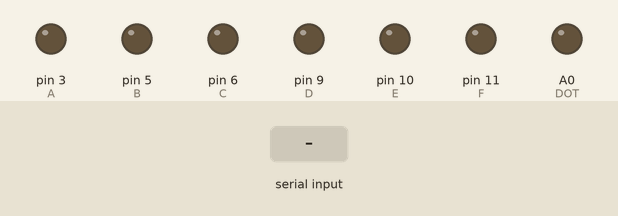
This sketch was run on a simulated Arduino Uno, built with avr-gcc and run on an emulated ATmega328P. Parts: output pins drawn as LEDs (lit = HIGH). The test bench sets the inputs (shaded band). What the sketch prints to the serial monitor is not drawn.

Above: at 1.2 s.
1.3 s: "90,45\n" received over Serial
At 3.1 s:
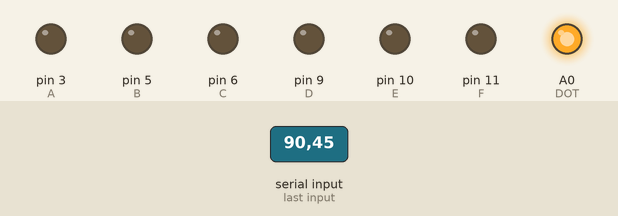
3.8 s: "2\n" received over Serial
At 6.0 s:
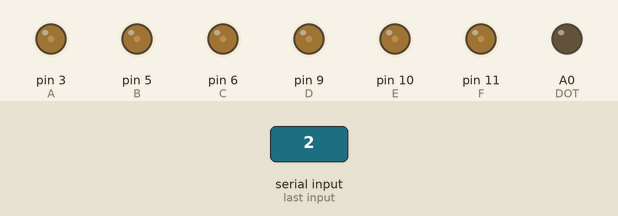
6.3 s: "3\n" received over Serial
At 7.9 s:
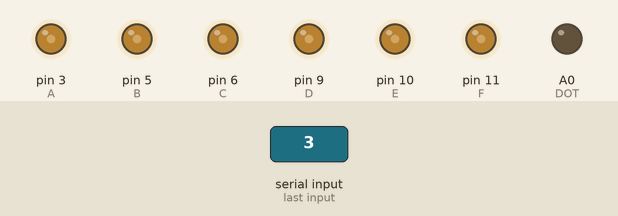
8.8 s: "4\n" received over Serial
At 11.0 s:
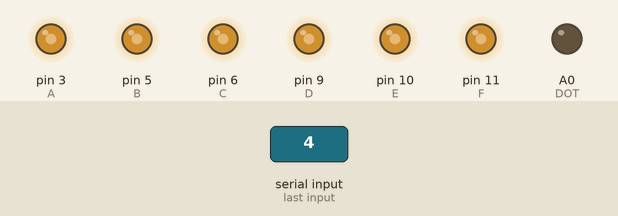
11.3 s: "5\n" received over Serial
At 12.9 s:
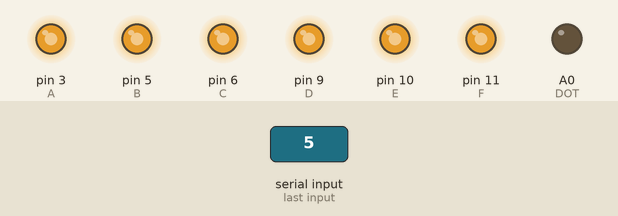
Timing chart, 0 to 14.4 s (numbered marks = the images above; inputs shaded):
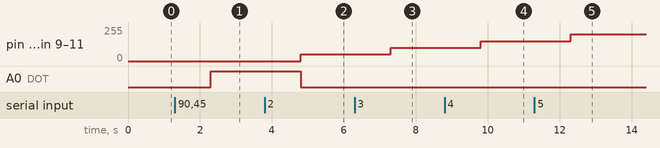

Measured:
- after the input at 1.3 s, A0 (DOT): LOW → HIGH after 1.0 s
- after the input at 3.8 s, pin 3 (A), pin 5 (B), pin 6 (C), pin 9 (D), pin 10 (E), pin 11 (F): 0/255 → 50/255 after 1.0 s; A0 (DOT): HIGH → LOW after 1.0 s
- after the input at 6.3 s, pin 3 (A), pin 5 (B), pin 6 (C), pin 9 (D), pin 10 (E), pin 11 (F): 50/255 → 100/255 after 1.0 s
- after the input at 8.8 s, pin 3 (A), pin 5 (B), pin 6 (C), pin 9 (D), pin 10 (E), pin 11 (F): 100/255 → 150/255 after 1.0 s
- after the input at 11.3 s, pin 3 (A), pin 5 (B), pin 6 (C), pin 9 (D), pin 10 (E), pin 11 (F): 150/255 → 200/255 after 1.0 s

The sketch:

Q15.ino
```cpp
// Pin definitions for segment display and switches
const int A = 3;       // Segment A pin
const int B = 5;       // Segment B pin
const int C = 6;       // Segment C pin
const int D = 9;       // Segment D pin
const int E = 10;      // Segment E pin
const int F = 11;      // Segment F pin
const int DOT = A0;    // Using A0 for DOT, adjust as necessary
int stringInput;       // Variable to store input from serial

void setup() {
  // Set pin modes for segment display and DOT
  pinMode(A, OUTPUT);
  pinMode(B, OUTPUT);
  pinMode(C, OUTPUT);
  pinMode(D, OUTPUT);
  pinMode(E, OUTPUT);
  pinMode(F, OUTPUT);
  pinMode(DOT, OUTPUT);

  Serial.begin(9600); // Initialize serial communication
}

void loop() {
  // Prompt for user input
  Serial.println(F("Choose Brightness\n1.off\n2.dimmer\n3.dim\n4.bright\n5.brighter\n6.brighest"));

  // Wait for input from serial monitor
  while (!Serial.available()) {}

  // Read the input string from serial
  String inputString = Serial.readString();

  // Convert input string to lowercase for case-insensitive comparison
  inputString.toLowerCase();

  // Convert input string to integer
  stringInput = inputString.toInt();

  // Call function based on user input
  function_analog(stringInput);
}

void function_analog(int input) {
  // Clear all segments initially
  analogWrite(A, 0);
  analogWrite(B, 0);
  analogWrite(C, 0);
  analogWrite(D, 0);
  analogWrite(E, 0);
  analogWrite(F, 0);
  digitalWrite(DOT, LOW); // Ensure DOT is off

  // Set brightness levels based on user input
  switch (input) {
    case 1: // off
      break;
    case 2: // dimmer
      analogWrite(A, 50);
      analogWrite(B, 50);
      analogWrite(C, 50);
      analogWrite(D, 50);
      analogWrite(E, 50);
      analogWrite(F, 50);
      break;
    case 3: // dim
      analogWrite(A, 100);
      analogWrite(B, 100);
      analogWrite(C, 100);
      analogWrite(D, 100);
      analogWrite(E, 100);
      analogWrite(F, 100);
      break;
    case 4: // bright
      analogWrite(A, 150);
      analogWrite(B, 150);
      analogWrite(C, 150);
      analogWrite(D, 150);
      analogWrite(E, 150);
      analogWrite(F, 150);
      break;
    case 5: // brighter
      analogWrite(A, 200);
      analogWrite(B, 200);
      analogWrite(C, 200);
      analogWrite(D, 200);
      analogWrite(E, 200);
      analogWrite(F, 200);
      break;
    case 6: // brightest
      analogWrite(A, 255);
      analogWrite(B, 255);
      analogWrite(C, 255);
      analogWrite(D, 255);
      analogWrite(E, 255);
      analogWrite(F, 255);
      break;
    default:
      digitalWrite(DOT, HIGH); // Indicate error with DOT segment
      Serial.println(F("ERROR404: Invalid input")); // Print error message
      break;
  }
}
```

frequencyCalculation.c
```cpp
#include<stdio.h>

void main(){
    float R, C;
    printf("Enter Resistance in Kiloohm\n");
    scanf("%f", &R);
    printf("Enter Capacitor in Microfarad\n");
    scanf("%f", &C);
    float t = 0.693*(10 + 2 * R) * C * 0.001;
    float f = 1 / t;
    printf("Time Period in seconds = %f\n", t);
    printf("Frequency in Hz = %f\n", f);
}
```

soft_serial_tx_util.c
```cpp
#include "soft_serial_tx_util.h"
#include <stdint.h>
#include <Arduino.h>
//#include <stdlib.h>

/////////////////////////////////////////////////////
        ///// NOTE: 1000000UL is NOT the F_CPU
        /////       1000000UL is 1000000UL micro-seconds. There are 1000000UL uS in ONE second

const unsigned long MICROSECOND_PER_BIT = (1000000UL / SOFT_TX_BAUD);
/////////////////////////////////////////////////////
// void software_serial_configure() {

//        pinMode(SOFT_TX_PIN_NO, OUTPUT);

// }
/////////////////////////////////////////////////////////////
void ss_putc(char c) {

    uint8_t  bit_mask;

    digitalWrite(12, HIGH); // Disable TFT TFT_CS
    pinMode(SOFT_TX_PIN_NO, OUTPUT);

    // Transmit START bit
    digitalWrite(SOFT_TX_PIN_NO, LOW);
    delayMicroseconds(MICROSECOND_PER_BIT);

    // Transmit 8-data bits
    for (bit_mask=0x01; bit_mask; bit_mask<<=1) {
        if (c & bit_mask) {
            digitalWrite(SOFT_TX_PIN_NO, HIGH);
        }
        else {
            digitalWrite(SOFT_TX_PIN_NO, LOW);
        }
        delayMicroseconds(MICROSECOND_PER_BIT);
    }

    // Transmit STOP bit(s)
    digitalWrite(SOFT_TX_PIN_NO, HIGH);
    delayMicroseconds(MICROSECOND_PER_BIT); // Fixed to ONE STOP Bit

}
///////////////////////////////////////////////////////////
void ss_puts(char *s)
{
    while(*s)
        ss_putc(*s++);
}
////////////////////////////////////////////
void ss_puts_p(const char *progmem_s )
{
   register uint8_t c;

   while ( (c = pgm_read_byte(progmem_s++)) )
   ss_putc(c);

}
///////////////////////////////////////////////////////////////////
void ss_put_int(int  message_int){
   char buffer_temp[10];
   itoa( message_int, buffer_temp, 10);   //convert int to string (decimal format)
   ss_puts(buffer_temp);                //and transmit string to software serial
}
///////////////////////////////////////////////////////////////////
void ss_put_uint(unsigned int  message_uint){
   char buffer_temp[10];
   utoa( message_uint, buffer_temp, 10);   //convert unsigned int to string (decimal format)
   ss_puts(buffer_temp);                //and transmit string to software serial
}
///////////////////////////////////////////////////////////////////
void ss_put_long(long message_long){
   char buffer_temp[15];
   ltoa(message_long, buffer_temp, 10);   //convert long to string
   //ss_puts(" HELLO ");
   ss_puts(buffer_temp);                //and transmit string to software serial
}
////////////////////////////////////////////////////////////////////
void ss_put_float(float  message_float){
   char buffer_temp[15];
   dtostrf( message_float, 1, 2, buffer_temp); //  convert float to str
   ss_puts(buffer_temp);                //and transmit string to software serial
}
///////////////////////////////////////////////////////////////////
```

soft_serial_tx_util.h
```cpp
//
// Low qulaity: Rudimentary Software Serial Transmit
//

#ifndef SOFT_SERIAL_TX_UTIL_H
        #define SOFT_SERIAL_TX_UTIL_H

          ///////////#define SOFT_TX_BAUD 115200
        #define SOFT_TX_BAUD       9600

        // Fixed to ONE STOP BIT
        //#define SOFT_TX_STOP_BITS  1

        //  ES32-CAM-CH340 Board Specific pin number
        #define SOFT_TX_PIN_NO     1

        void software_serial_configure();
        void ss_putc(char c);
        void ss_puts(char *s);
        void ss_puts_p(const char *progmem_s );
        void ss_put_int(int  message_int);
        void ss_put_uint(unsigned int  message_uint);
        void ss_put_long(long message_long);
        void ss_put_float(float  message_float);


#endif // SOFT_SERIAL_TX_UTIL_H

///////////////////////////////////////////////////////////////////////////////////////////////////////////////////
```
